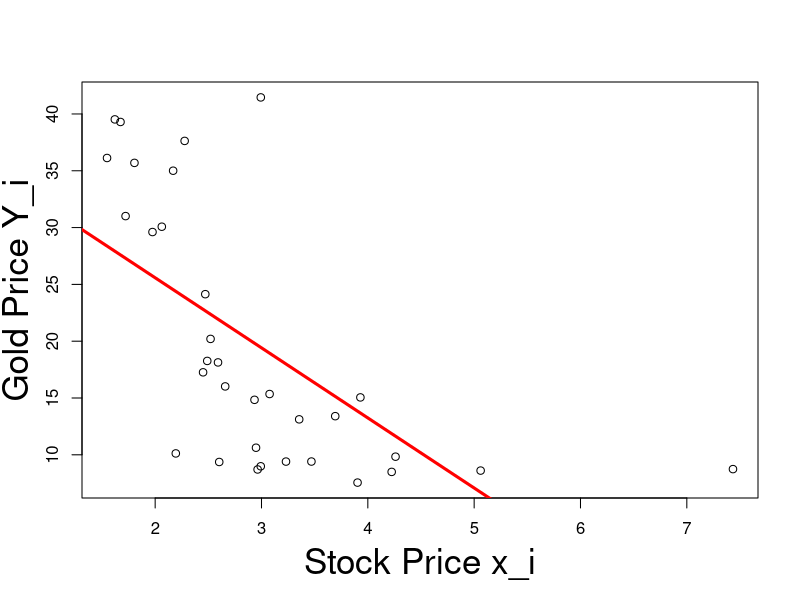

This chart was generated by the following R code:
## ---- chunk 1
#| echo: false
#| fig-asp: 1

# Read the data
data1 <- read.table("datasets/L3eg1data.txt")
realgoldprice <- data1[,1]
realstockprice <- data1[,2]

# Create the plot
plot(realgoldprice,
     realstockprice, 
     xlab="", 
     ylab="")

# Add labels
mtext("Stock Price x_i", side=1, line=3, cex=2.1)
mtext("Gold Price Y_i", side=2, line=2.5, cex=2.1)

# Fit linear regression
fit <- lm(realstockprice ~ realgoldprice)

# Plot regression line in red
abline(fit, col = "red", lwd = 3)
